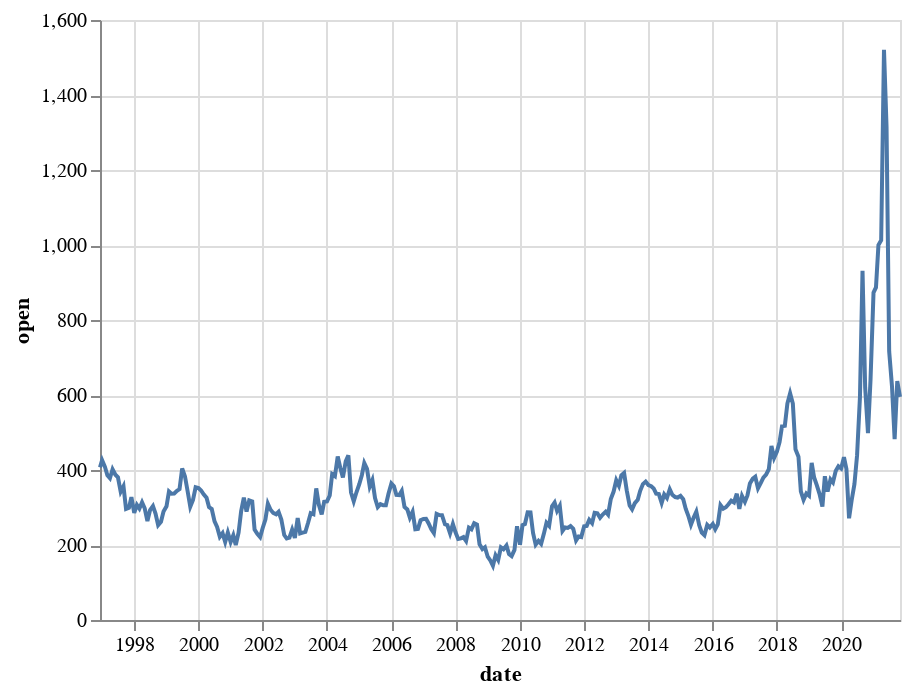

The cell this chart's notebook holds for it:
### Markdown cell above
## Making your chart

Now you just use `mark_line()` and set your date column as the x axis.

### Code cell
alt.Chart(df).mark_line().encode(
    x='date',
    y='open'
)

### Figure 1 — Vega-Lite specification as saved in the notebook (floating-point values rounded to 4 significant figures; data arrays with more than 128 entries replaced by an {"elided": "..."} marker saying what was removed)
{"config": {"view": {"continuousWidth": 400, "continuousHeight": 300}}, "data": {"name": "data-f3d00e0c89f6f484b07dec32342a1616"}, "mark": "line", "encoding": {"x": {"field": "date", "type": "temporal"}, "y": {"field": "open", "type": "quantitative"}}, "$schema": "https://vega.github.io/schema/vega-lite/v4.17.0.json", "datasets": {"data-f3d00e0c89f6f484b07dec32342a1616": {"elided": "300 records"}}}
